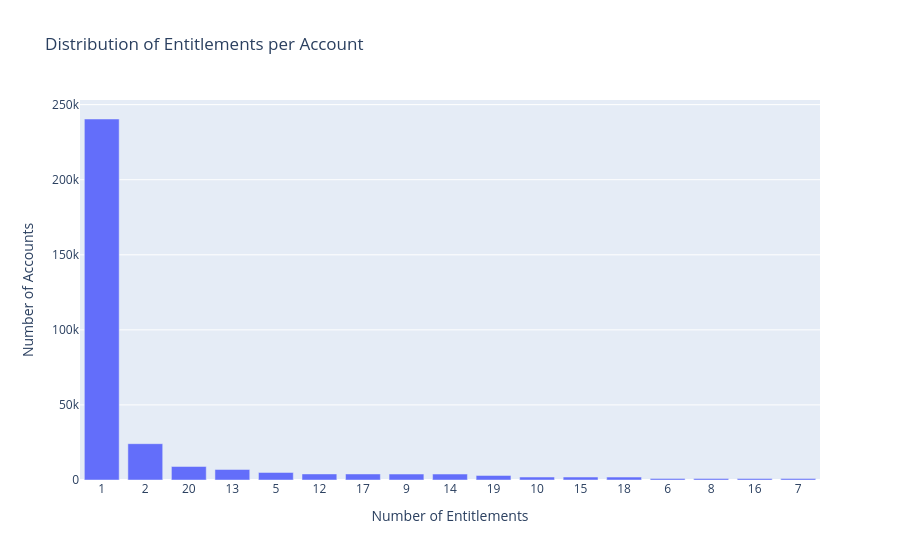

Source (notebook cell):
### Markdown cell above
### Distribution of entitlements per account

### Code cell
# --- Analysis for account_entitlements ---

# Group by 'account_id' and count the number of entitlements for each account
entitlements_per_account = account_entitlements_df.groupby('account_id').size()

# Get the distribution of the number of entitlements
entitlement_distribution = entitlements_per_account.value_counts()

print("Distribution of entitlements per account:")
print(entitlement_distribution)

# Create a bar plot of the entitlement distribution
import plotly.express as px
fig = px.bar(
    x=entitlement_distribution.index, 
    y=entitlement_distribution.values, 
    labels={'x':'Number of Entitlements', 'y':'Number of Accounts'},
    title='Distribution of Entitlements per Account'
)
fig.update_layout(xaxis_type='category')
fig.show()

### Figure 1 — Plotly figure (JSON) as saved in the notebook; plotly's stock layout.template omitted (floating-point values rounded to 4 significant figures)
{"data": [{"hovertemplate": "Number of Entitlements=%{x}<br>Number of Accounts=%{y}<extra></extra>", "legendgroup": "", "marker": {"color": "#636efa", "pattern": {"shape": ""}}, "name": "", "orientation": "v", "showlegend": false, "textposition": "auto", "type": "bar", "x": [1, 2, 20, 13, 5, 12, 17, 9, 14, 19, 10, 15, 18, 6, 8, 16, 7], "xaxis": "x", "y": [240438, 24193, 9012, 7010, 5027, 4041, 4025, 3968, 3964, 3031, 1967, 1962, 1943, 1055, 1026, 998, 971], "yaxis": "y"}], "layout": {"barmode": "relative", "legend": {"tracegroupgap": 0}, "title": {"text": "Distribution of Entitlements per Account"}, "xaxis": {"anchor": "y", "domain": [0, 1], "title": {"text": "Number of Entitlements"}, "type": "category"}, "yaxis": {"anchor": "x", "domain": [0, 1], "title": {"text": "Number of Accounts"}}}}
